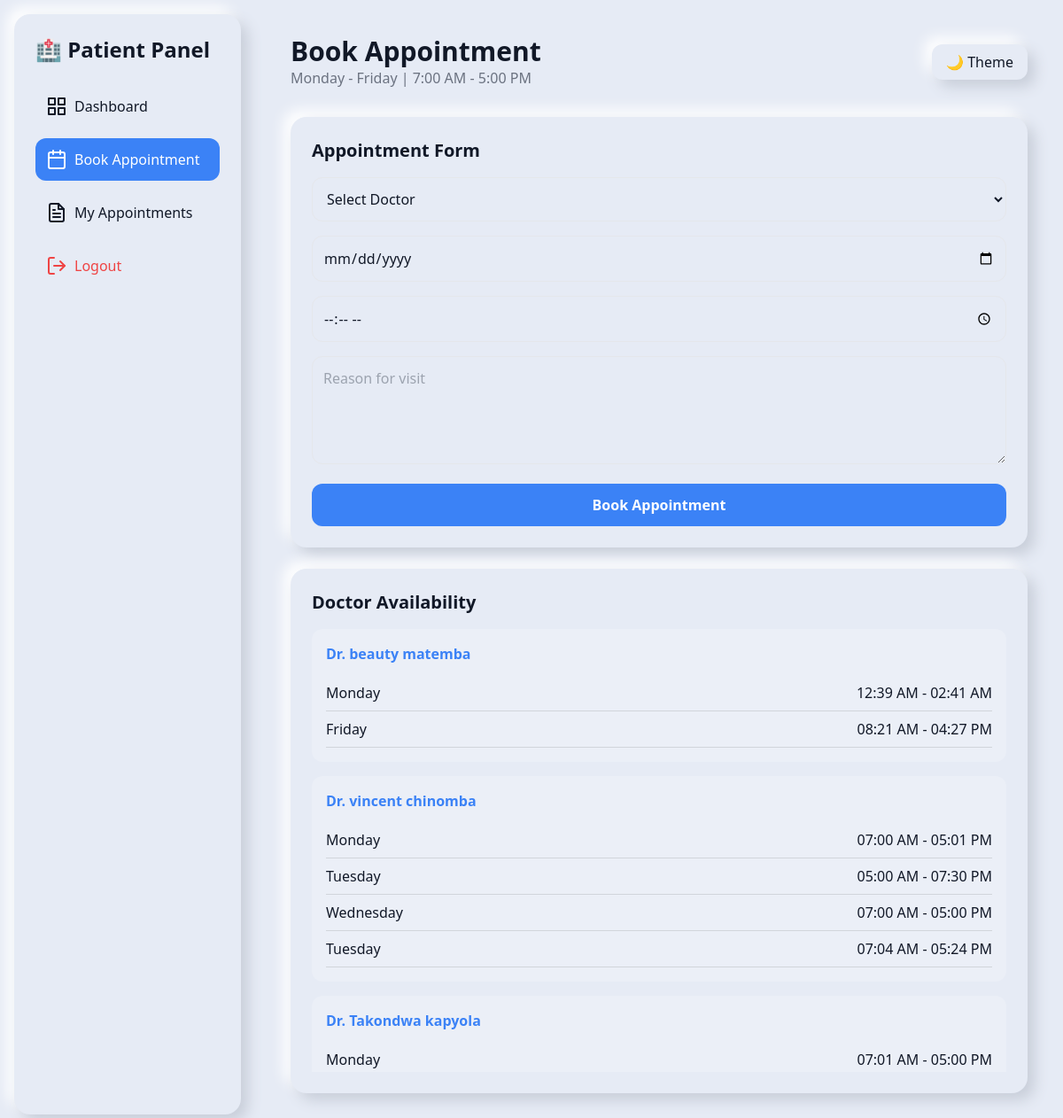
/book_appointment.php (signed in), run on the app's committed database.
### tables this page shows
CREATE TABLE IF NOT EXISTS `doctor_schedules` (
  `id` int NOT NULL AUTO_INCREMENT,
  `doctor_id` int NOT NULL,
  `day_of_week` enum('Monday','Tuesday','Wednesday','Thursday','Friday') NOT NULL,
  `start_time` time NOT NULL,
  `end_time` time NOT NULL,
  `slot_duration` int DEFAULT '30',
  `is_available` tinyint(1) DEFAULT '1',
  `created_at` timestamp NULL DEFAULT CURRENT_TIMESTAMP,
  PRIMARY KEY (`id`),
  KEY `doctor_id` (`doctor_id`)
);

### book_appointment.php (the view, shortened to what this page needs)
<?php
require_once "notification_functions.php";
$schedules = [];
$res = $conn->query("
    SELECT ds.*, u.name AS doctor_name
    FROM doctor_schedules ds
    JOIN users u ON u.id = ds.doctor_id
    WHERE ds.is_available = 1
");
while ($row = $res->fetch_assoc()) {
    $schedules[$row['doctor_id']]['name'] = $row['doctor_name'];
    $schedules[$row['doctor_id']]['slots'][] = $row;
}
?>
<!DOCTYPE html>
<html lang="en">
<head>
    <script src="https://cdn.tailwindcss.com"></script>
</head>
<body class="bg-[#e6ebf5] dark:bg-[#0B1220] text-gray-900 dark:text-white">
<div class="flex min-h-screen flex-col lg:flex-row">
    <aside class="w-full lg:w-64 card m-4 p-6">
        <h2 class="text-2xl font-bold mb-6">🏥 Patient Panel</h2>
        <nav class="space-y-3">
            <a href="patient.php" class="flex items-center gap-2 p-3 rounded-xl hover:bg-gray-200 dark:hover:bg-gray-700">
                <i data-feather="grid"></i> Dashboard
            </a>
            <a href="book_appointment.php" class="flex items-center gap-2 p-3 rounded-xl bg-blue-500 text-white">
                <i data-feather="calendar"></i> Book Appointment
            </a>
            <a href="patient_appointment.php" class="flex items-center gap-2 p-3 rounded-xl hover:bg-gray-200 dark:hover:bg-gray-700">
                <i data-feather="file-text"></i> My Appointments
            </a>
            <a href="logout.php" class="flex items-center gap-2 p-3 rounded-xl text-red-500 hover:bg-gray-200 dark:hover:bg-gray-700">
                <i data-feather="log-out"></i> Logout
            </a>
        </nav>
    </aside>
    <main class="flex-1 p-6 lg:p-10">
        <div class="flex justify-between items-center mb-8">
            <div>
                <h1 class="text-3xl font-bold">Book Appointment</h1>
                <p class="text-gray-500">
                    Monday - Friday | 7:00 AM - 5:00 PM
                </p>
            </div>
            <button onclick="document.documentElement.classList.toggle('dark')"
                class="card px-4 py-2 rounded-xl">
                🌙 Theme
            </button>
        </div>
        <div class="grid grid-cols-1 xl:grid-cols-2 gap-6">
            <div class="card p-6">
                <h3 class="text-xl font-bold mb-4">
                    Appointment Form
                </h3>
                <form method="POST" class="space-y-4">
                    <select name="doctor_id"
                        class="w-full p-3 rounded-xl border bg-transparent"
                        required>
                        <option value="">Select Doctor</option>
                    </select>
                    <input type="date"
                        name="date"
                        id="appointmentDate"
                        class="w-full p-3 rounded-xl border bg-transparent"
                        required>
                    <input type="time"
                        name="time"
                        min="07:00"
                        max="17:00"
                        class="w-full p-3 rounded-xl border bg-transparent"
                        required>
                    <textarea name="reason"
                        rows="4"
                        placeholder="Reason for visit"
                        class="w-full p-3 rounded-xl border bg-transparent"
                        required></textarea>
                    <button type="submit"
                        name="book"
                        class="w-full bg-blue-500 hover:bg-blue-600 text-white p-3 rounded-xl font-bold">
                        Book Appointment
                    </button>
                </form>
            </div>
            <div class="card p-6">
                <h3 class="text-xl font-bold mb-4">
                    Doctor Availability
                </h3>
                <div class="space-y-4 max-h-[500px] overflow-y-auto">
                    <?php foreach ($schedules as $doctor): ?>
                        <div class="p-4 rounded-xl bg-white/20 dark:bg-black/20">
                            <h4 class="font-bold text-blue-500 mb-3">
                                Dr. <?= htmlspecialchars($doctor['name']) ?>
                            </h4>
                            <?php foreach ($doctor['slots'] as $slot): ?>
                                <div class="flex justify-between py-2 border-b border-gray-300 dark:border-gray-700">
                                    <span><?= $slot['day_of_week'] ?></span>
                                    <span>
                                        <?= date("h:i A", strtotime($slot['start_time'])) ?>
                                        -
                                        <?= date("h:i A", strtotime($slot['end_time'])) ?>
                                    </span>
                                </div>
                            <?php endforeach; ?>
                        </div>
                    <?php endforeach; ?>
                </div>
            </div>
        </div>
    </main>
</div>
</body>
</html>

### book_appointment.php (style rules this page uses)
.card { background: #e6ebf5; border-radius: 18px; box-shadow: 8px 8px 16px #c8ced9, -8px -8px 16px #ffffff; }

### data on the page
doctor_schedules: day_of_week "Monday", start_time "12:39 AM", end_time "02:41 AM"
doctor_schedules: day_of_week "Friday", start_time "08:21 AM", end_time "04:27 PM"
doctor_schedules: day_of_week "Monday", start_time "07:00 AM", end_time "05:01 PM"
doctor_schedules: day_of_week "Tuesday", start_time "05:00 AM", end_time "07:30 PM"
doctor_schedules: day_of_week "Wednesday", start_time "07:00 AM", end_time "05:00 PM"
doctor_schedules: day_of_week "Tuesday", start_time "07:04 AM", end_time "05:24 PM"
doctor_schedules: day_of_week "Monday", start_time "07:01 AM", end_time "05:00 PM"

### other printed values
$doctor['name'] "beauty matemba"
$doctor['name'] "vincent chinomba"
$doctor['name'] "Takondwa kapyola"
